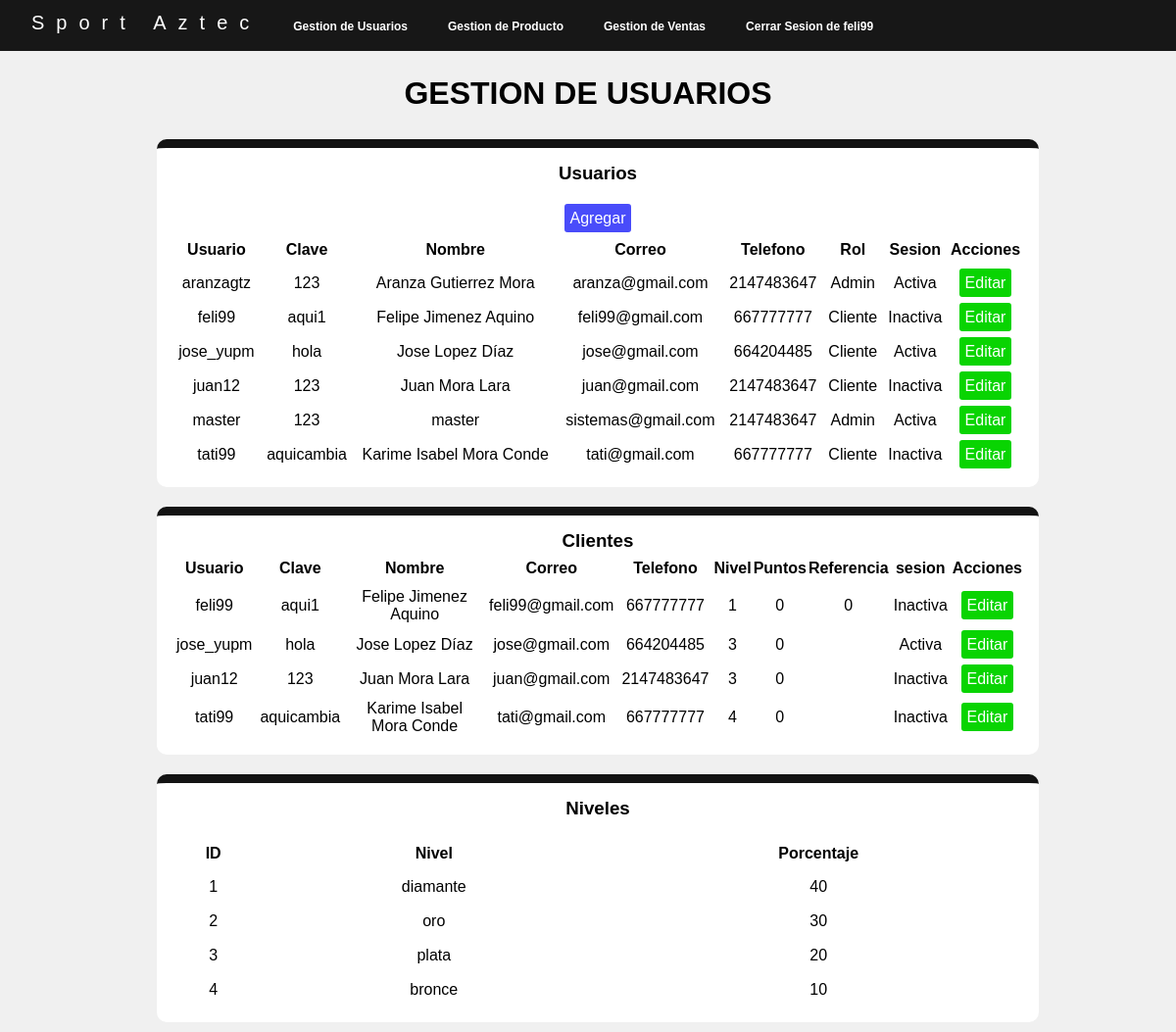
The page /gestion_usuarios.php (signed in) on the database its author committed.
### tables this page shows
CREATE TABLE `usuarios` (
  `idusuario` varchar(15) NOT NULL,
  `contrasena` varchar(12) DEFAULT NULL,
  `Nombre` varchar(50) DEFAULT NULL,
  `correo` varchar(50) DEFAULT NULL,
  `telefono` int(11) DEFAULT NULL,
  `rol` varchar(20) DEFAULT NULL,
  `sesion` varchar(15) DEFAULT NULL
);

CREATE TABLE `clientes` (
  `idcliente` int(11) NOT NULL,
  `idusuario` varchar(15) NOT NULL,
  `contrasena` varchar(12) NOT NULL,
  `Nombre` varchar(80) NOT NULL,
  `correo` varchar(50) NOT NULL,
  `telefono` int(15) NOT NULL,
  `idnivel` int(11) NOT NULL,
  `puntos` int(11) NOT NULL,
  `referencia` int(11) DEFAULT NULL,
  `sesion` varchar(15) NOT NULL
);

CREATE TABLE `nivel` (
  `idnivel` int(11) NOT NULL,
  `nivel` varchar(15) DEFAULT NULL,
  `porcentaje` int(11) DEFAULT NULL
);

### gestion_usuarios.php (the view, shortened to what this page needs)
<?php
include("menu_admin.php");
?>
    <main class="main">
        <h1>GESTION DE USUARIOS</h1><br>
          <section class="divi" >
            <h3>Usuarios</h3><br/>
            <table>
                <tr>
                    <th colspan="8"><a class="agregar" href="pre_registro_admin.php">Agregar</a></th>
                </tr>
                <tr>
                    <th>Usuario</th>
                    <th>Clave</th>
                    <th>Nombre</th>
                    <th>Correo</th>
                    <th>Telefono</th>
                    <th>Rol</th>
                    <th>Sesion</th>
                    <th colspan="1">Acciones</th>
                </tr>
                <?php
                    $consulta = "select*from usuarios";
                    $resultado = mysqli_query($conexion, $consulta);
                    while ($fila = mysqli_fetch_array($resultado)) {
                        $id = $fila['idusuario'];
                        $contrasena = $fila['contrasena'];
                        $nombre = $fila['Nombre'];
                        $correo = $fila['correo'];
                        $telefono = $fila['telefono'];
                        $rol = $fila['rol'];
                        $sesion = $fila['sesion'];
                ?>
                <tr>
                    <td>
                        <?php echo $id; ?>
                    </td>
                    <td>
                        <?php echo $contrasena; ?>
                    </td>
                    <td>
                        <?php echo $nombre; ?>
                    </td>
                    <td>
                        <?php echo $correo; ?>
                    </td>
                    <td>
                        <?php echo $telefono; ?>
                    </td>
                    <td>
                        <?php echo $rol; ?>
                    </td>
                    <td>
                        <?php echo $sesion; ?>
                    </td>
                    <td>
                        <a
                        class="modificar"
                        href="gestion_usuarios.php?
                        v1=<?php echo $id;?>&
                        v2=<?php echo $contrasena;?>&
                        v3=<?php echo $nombre;?>&
                        v4=<?php echo $correo;?>&
                        v5=<?php echo $telefono;?>&
                        v6=<?php echo $rol;?>&
                        v7=<?php echo $sesion;?>">Editar</a>
                    </td>
                </tr>
                <?php } ?>
            </table>
        </section>
        <section class="divi">
            <h3>Clientes</h3>
            <table>
                <tr>
                    <th>Usuario</th>
                    <th>Clave</th>
                    <th>Nombre</th>
                    <th>Correo</th>
                    <th>Telefono</th>
                    <th>Nivel</th>
                    <th>Puntos</th>
                    <th>Referencia</th>
                    <th>sesion</th>
                    <th colspan="1">Acciones</th>
                </tr>
                <?php
                    $consulta = "select*from clientes";
                    $resultado = mysqli_query($conexion, $consulta);
                    while ($fila = mysqli_fetch_array($resultado)) {
                        $usuario = $fila['idusuario'];
                        $contrasena = $fila['contrasena'];
                        $nombre = $fila['Nombre'];
                        $correo = $fila['correo'];
                        $telefono = $fila['telefono'];
                        $idnivel = $fila['idnivel'];
                        $puntos = $fila['puntos'];
                        $referencia = $fila['referencia'];
                        $sesion = $fila['sesion'];
                ?>
                <tr>
                    <td>
                        <?php echo $usuario; ?>
                    </td>
                    <td>
                        <?php echo $contrasena; ?>
                    </td>
                    <td>
                        <?php echo $nombre; ?>
                    </td>
                    <td>
                        <?php echo $correo; ?>
                    </td>
                    <td>
                        <?php echo $telefono; ?>
                    </td>
                    <td>
                        <?php echo $idnivel; ?>
                    </td>
                    <td>
                        <?php echo $puntos; ?>
                    </td>
                    <td>
                        <?php echo $referencia; ?>
                    </td>
                    <td>
                        <?php echo $sesion; ?>
                    </td>
                    <td><a class="modificar" href="gestion_usuarios.php?
                    x1=<?php echo $usuario; ?>&
                    x2=<?php echo $contrasena; ?>&
                    x3=<?php echo $nombre; ?>&
                    x4=<?php echo $correo; ?>&
                    x5=<?php echo $telefono; ?>&
                    x6=<?php echo $idnivel; ?>&
                    x7=<?php echo $puntos; ?>&
                    x8=<?php echo $referencia; ?>&
                    x9=<?php echo $sesion; ?>">Editar</a></td>
                </tr>
                <?php } ?>
            </table>
        </section>
        <section class="divi" >
        <h3>Niveles</h3><br/>
        <table class="">
                <tr class="encabezado">
                    <th>ID</th>
                    <th>Nivel</th>
                    <th>Porcentaje</th>
                </tr>
                <?php
                $consulta   = "SELECT * from nivel";
                $resultado  = mysqli_query($conexion,$consulta);
                while($fila = mysqli_fetch_array($resultado)){
                    $id_f           = $fila['idnivel'];
                    $nivel_f       = $fila['nivel'];
                    $porcentaje_f       = $fila['porcentaje'];
                ?>
                    <tr>
                        <td><?php echo $id_f; ?></td>
                        <td><?php echo $nivel_f; ?></td>
                        <td><?php echo $porcentaje_f; ?></td>
                    </tr>
                <?php } ?>
            </table>
        </section>
    </main>
</body>
</html>

### estilos-sistema.css (style rules this page uses)
* { padding: 0; margin: 0; box-sizing: border-box; }
body { background: #f0f0f0; font-family: Arial, Helvetica, sans-serif; }
.divi { border-radius: 10px; text-align: center; background-color: white; border-top: 9px solid rgba(3, 3, 3, 0.932); float:left; margin: 10px; padding: 15px; width: 100%; }
main { margin-top: 25px; margin-left: 150px; margin-right: 150px ; padding: 20px auto; text-align: center; }
table { width: 100%; }
table tr th { width: 50px auto; height: 30px; padding: 4px, 4px; font-size: 16px; size: 100; margin-left: 10px; text-align: center; }
table tr td { width: auto; height: 33px; padding: 3px; size: 50px; margin-left: 10px; }
.agregar { text-decoration: none; cursor: pointer; transition: all .4s linear; border-radius: 3px; padding: 6px; color: white; background-color: rgb(73, 76, 250); font-size: 16px; font-style: normal; font: 16px sans-serif; }
.modificar { text-decoration: none; cursor: pointer; transition: all .4s linear; border-radius: 3px; padding: 6px; color: white; background-color: rgb(9, 212, 2); font: 16px sans-serif; }

### rows shown on the page
usuarios: idusuario "aranzagtz", contrasena "123", Nombre "Aranza Gutierrez Mora", correo "aranza@gmail.com", telefono "2147483647", rol "Admin", sesion "Activa"
usuarios: idusuario "feli99", contrasena "aqui1", Nombre "Felipe Jimenez Aquino", correo "feli99@gmail.com", telefono "667777777", rol "Cliente", sesion "Inactiva"
usuarios: idusuario "jose_yupm", contrasena "hola", Nombre "Jose Lopez Díaz", correo "jose@gmail.com", telefono "664204485", rol "Cliente", sesion "Activa"
usuarios: idusuario "juan12", contrasena "123", Nombre "Juan Mora Lara", correo "juan@gmail.com", telefono "2147483647", rol "Cliente", sesion "Inactiva"
usuarios: idusuario "master", contrasena "123", Nombre "master", correo "sistemas@gmail.com", telefono "2147483647", rol "Admin", sesion "Activa"
usuarios: idusuario "tati99", contrasena "aquicambia", Nombre "Karime Isabel Mora Conde", correo "tati@gmail.com", telefono "667777777", rol "Cliente", sesion "Inactiva"
clientes: idusuario "feli99", contrasena "aqui1", Nombre "Felipe Jimenez Aquino", correo "feli99@gmail.com", telefono "667777777", idnivel "1", puntos "0", referencia "0", sesion "Inactiva"
clientes: idusuario "jose_yupm", contrasena "hola", Nombre "Jose Lopez Díaz", correo "jose@gmail.com", telefono "664204485", idnivel "3", puntos "0", sesion "Activa"
clientes: idusuario "juan12", contrasena "123", Nombre "Juan Mora Lara", correo "juan@gmail.com", telefono "2147483647", idnivel "3", puntos "0", sesion "Inactiva"
clientes: idusuario "tati99", contrasena "aquicambia", Nombre "Karime Isabel Mora Conde", correo "tati@gmail.com", telefono "667777777", idnivel "4", puntos "0", sesion "Inactiva"
nivel: idnivel "1", nivel "diamante", porcentaje "40"
nivel: idnivel "2", nivel "oro", porcentaje "30"
nivel: idnivel "3", nivel "plata", porcentaje "20"
nivel: idnivel "4", nivel "bronce", porcentaje "10"

### other values the page prints
$_SESSION["usuario"] "feli99"
